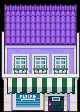

A 2D game scene composited from a Tiled map and its tileset images. What follows is a short description and the map's XML, with each tile layer's data collapsed to a summary:
An orthogonal 5x7 tile map with 16x16 px tiles, 3 tile layers (OnGrass, Collisions, WalkBehind) and 1 object (teleport on push).

<map version="1.10" tiledversion="1.11.0" orientation="orthogonal" renderorder="right-down" compressionlevel="6" width="5" height="7" tilewidth="16" tileheight="16" infinite="0" nextlayerid="5" nextobjectid="10">
 <tileset firstgid="1" source="../../../tileset/med-4-h250.tsx" />
 <layer id="4" name="OnGrass" width="5" height="7">
  <data>[35 cells, 2 non-empty, 2 distinct tile ids]</data>
 </layer>
 <layer id="1" name="Collisions" width="5" height="7">
  <data>[35 cells, 30 non-empty, 30 distinct tile ids]</data>
 </layer>
 <layer id="2" name="WalkBehind" width="5" height="7">
  <data>[35 cells, 8 non-empty, 7 distinct tile ids]</data>
 </layer>
 <objectgroup name="Moving">
  <object id="9" type="teleport on push" x="32" y="112" width="16" height="16">
   <properties>
    <property name="map" value="floor-0" />
    <property name="x" value="3" />
    <property name="y" value="8" />
   </properties>
  </object>
 </objectgroup>
</map>
